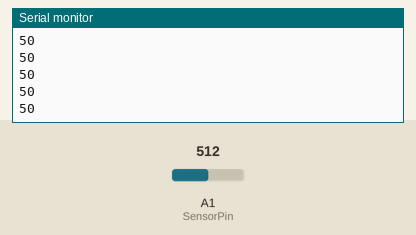
Bench run of a sketch on a simulated Arduino Uno, built with avr-gcc and run on an emulated ATmega328P. Shown: the last lines printed to the serial monitor. The test bench sets the inputs (shaded band); at power-on: A1 (SensorPin) = 512.

Above: at 1.2 s.
1.3 s: A1 (SensorPin) set to 716
At 1.53 s:
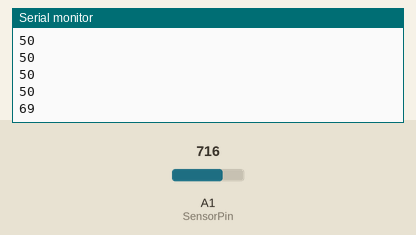
2.8 s: A1 (SensorPin) set to 900
At 2.83 s:
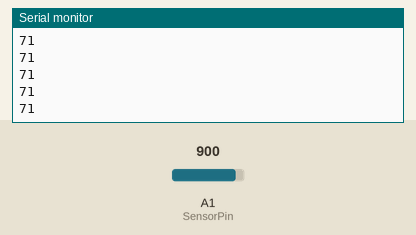
Timing chart, 0 to 5.8 s (numbered marks = the images above; inputs shaded):
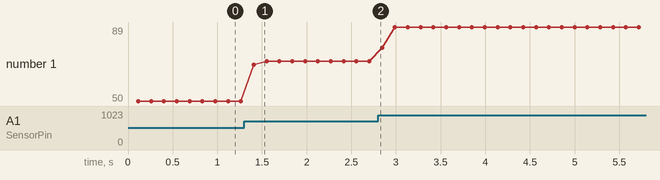

Measured:
- after the input at 1.3 s, the serial monitor: prints a new line after 0.11 s (image 1)
- plotted number 1: 50 → 71 after the input at 1.3 s, 71 → 89 after the input at 2.8 s

The sketch:

SOIL_MOISTURE_Test.ino
```cpp
#define SensorPin A1
float sensorValue = 0;
void setup() {
 Serial.begin(9600);
}
void loop() {
 for (int i = 0; i <= 100; i++)
 {
   sensorValue = sensorValue + analogRead(SensorPin);
   delay(1);
 }

 sensorValue = sensorValue/100.0;
 int y = map(sensorValue, 0, 1024, 0, 100);
 Serial.println(y);
 delay(30);
}
```
